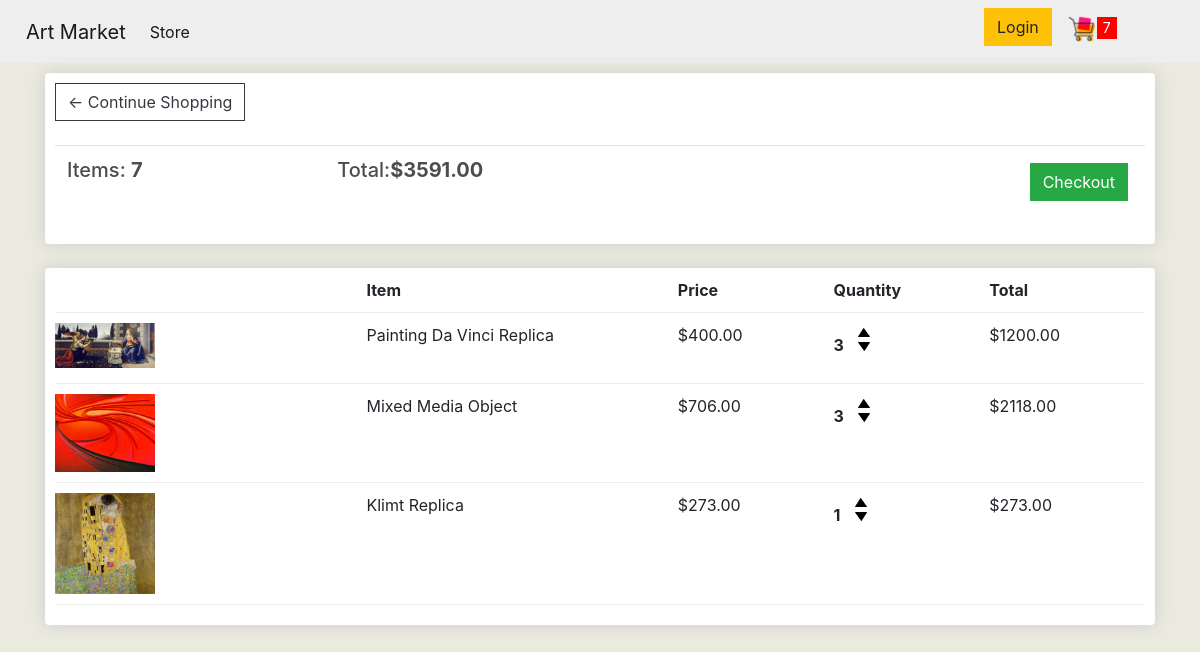
/cart/ (signed in), run on an earlier commit of the app's database.
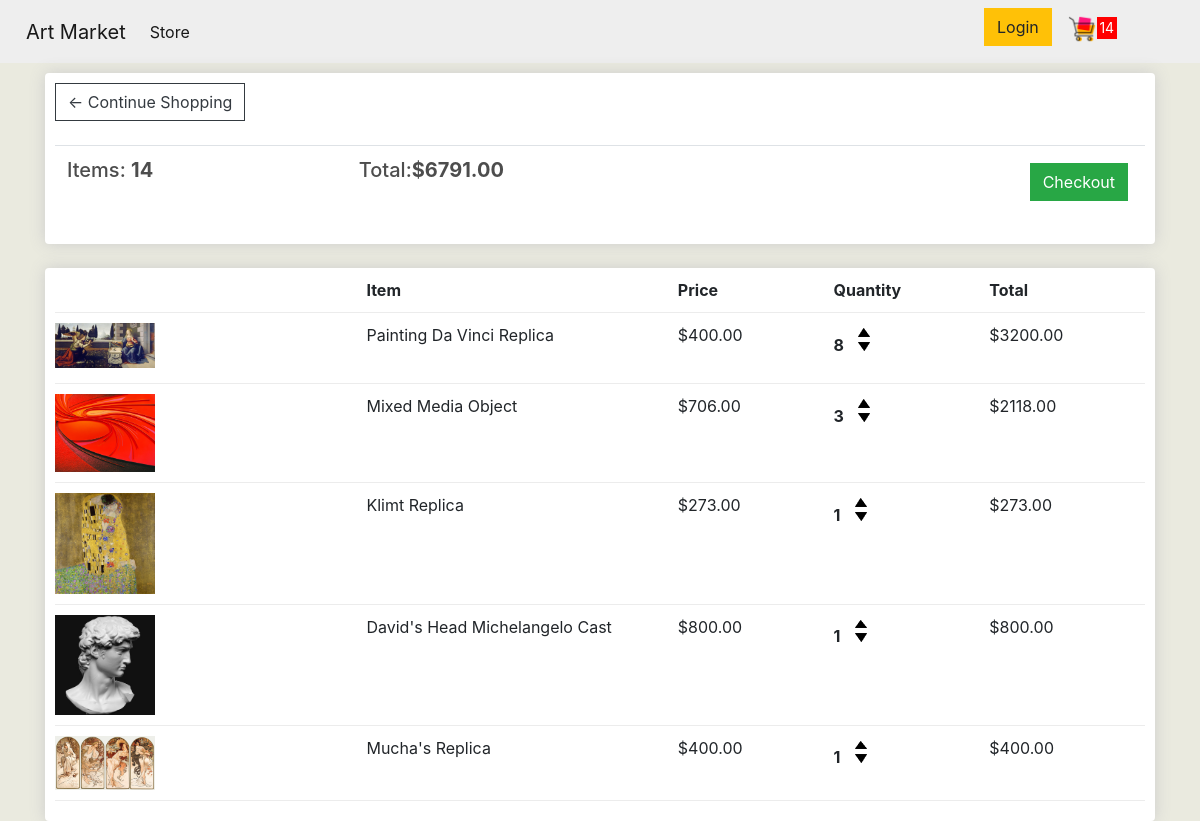
And on a later commit of the database.
### store/models.py (models this page shows, shortened)
class Order(models.Model):
	customer = models.ForeignKey(Customer, on_delete=models.SET_NULL, null=True, blank=True)
	date_ordered = models.DateTimeField(auto_now_add=True)
	complete = models.BooleanField(default=False)
	transaction_id = models.CharField(max_length=100, null=True)
	@property
	def get_cart_total(self):
		orderitems = self.orderitem_set.all()
		total = sum([item.get_total for item in orderitems])
		return total
	@property
	def get_cart_items(self):
		orderitems = self.orderitem_set.all()
		total = sum([item.quantity for item in orderitems])
		return total

class OrderItem(models.Model):
	product = models.ForeignKey(Product, on_delete=models.SET_NULL, null=True)
	order = models.ForeignKey(Order, on_delete=models.SET_NULL, null=True)
	quantity = models.IntegerField(default=0, null=True, blank=True)
	date_added = models.DateTimeField(auto_now_add=True)
	@property
	def get_total(self):
		total = self.product.price * self.quantity
		return total

class Product(models.Model):
	name = models.CharField(max_length=200)
	price = models.FloatField()
	digital = models.BooleanField(default=False,null=True, blank=True)
	image = models.ImageField(null=True, blank=True)
	@property
	def imageURL(self):
		try:
			url = self.image.url
		except:
			url = ''
		return url

### store/views.py (the view, shortened to what this page needs)
# urls.py: path('cart/', views.cart, name='cart'),
def cart(request):
    if request.user.is_authenticated:
        customer = request.user.customer
        order, created = Order.objects.get_or_create(customer=customer, complete=False)
        items = order.orderitem_set.all()
        cartItems = order.get_cart_items
    products = Product.objects.all()
    context = {'items': items,
               'order': order, 'cartItems': cartItems }
    return render(request, 'store/cart.html', context)

### store/templates/store/cart.html (shortened to what this page needs)
{% extends 'store/main.html' %}
{% load static %}
{% block content %}
<div class="row">
    <div class="col-lg-12">
        <div class="box-element">
            <a  class="btn btn-outline-dark" href="{% url 'store' %}">&#x2190; Continue Shopping</a>
				<br>
				<br>
				<table class="table">
					<tr>
						<th><h5>Items: <strong>{{order.get_cart_items}}</strong></h5></th>
						<th><h5>Total:<strong>${{order.get_cart_total|floatformat:2}}</strong></h5></th>
						<th>
							<a  style="float:right; margin:5px;" class="btn btn-success" href="{% url 'checkout' %}">Checkout</a>
						</th>
					</tr>
				</table>
        </div>
        <br>
        <div class="box-element">
            <div class="cart-row">
                <div style="flex:2"></div>
                <div style="flex:2"><strong>Item</strong></div>
                <div style="flex:1"><strong>Price</strong></div>
                <div style="flex:1"><strong>Quantity</strong></div>
                <div style="flex:1"><strong>Total</strong></div>
            </div>
            {%for item in items%}
            <div class="cart-row">
                <div style="flex:2"><img class="row-image" src="{{item.product.imageURL}}"></div>
                <div style="flex:2"><p>{{item.product.name}}</p></div>
                <div style="flex:1"><p>${{item.product.price|floatformat:2}}</p></div>
                <div style="flex:1">
                    <p class="quantity">{{item.quantity}}</p>
                    <div class="quantity">
                        <img class="chg-quantity update-cart" data-product='{{item.product.id}}' data-action='add' src="{% static  'images/arrow-up.png' %}">
                        <img class="chg-quantity update-cart" data-product='{{item.product.id}}' data-action='remove' src="{% static  'images/arrow-down.png' %}">
                    </div>
                </div>
                <div style="flex:1"><p>${{item.get_total|floatformat:2}}</p></div>
            </div>
            {%endfor%}
        </div>
    </div>
</div>
{% endblock content %}

What changed in the data, as far as the page shows it:
changed through a linked row, Order: get_cart_items "7" → "14"; get_cart_total "3591.00" → "6791.00"
changed OrderItem "Painting Da Vinci Replica": quantity "3" → "8"; get_total "1200.00" → "3200.00"
added OrderItem: product.imageURL (picture), product.name "David's Head Michelangelo Cast", product.price "800.00", quantity "1", get_total "800.00"
added OrderItem: product.imageURL (picture), product.name "Mucha's Replica", product.price "400.00", quantity "1", get_total "400.00"
Also different on the page:
{{ cartItems }}: "7" → "14"
